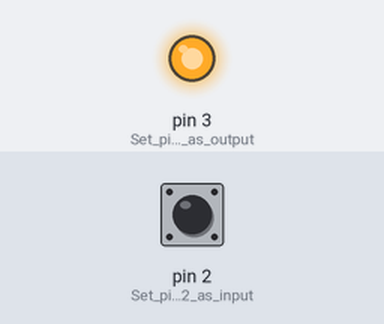
The sketch below on a simulated Arduino Uno, built with avr-gcc and run on an emulated ATmega328P. Parts: output pins drawn as LEDs (lit = HIGH). The test bench sets the inputs (shaded band); at power-on: pin 2 (Set_pin_2_as_input) LOW.

Above: at 1.2 s.
1.3 s: pin 2 (Set_pin_2_as_input) pulled HIGH for 0.15 s
At 2.6 s:
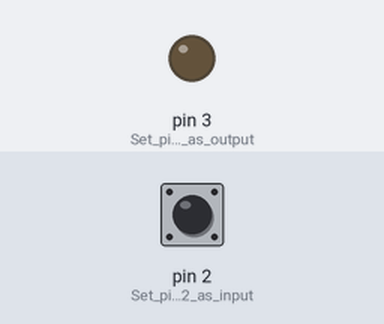
2.9 s: pin 2 (Set_pin_2_as_input) pulled HIGH for 1 s
At 5.1 s:
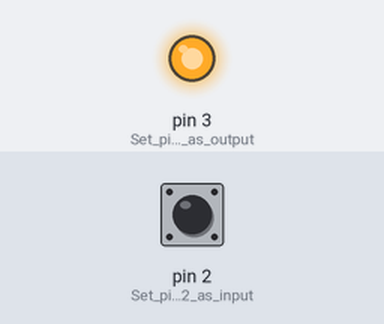
5.4 s: pin 2 (Set_pin_2_as_input) pulled HIGH for 3.2 s
At 8.9 s:
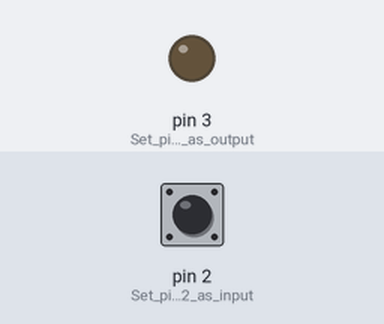
Timing chart, 0 to 10.4 s (numbered marks = the images above; inputs shaded):
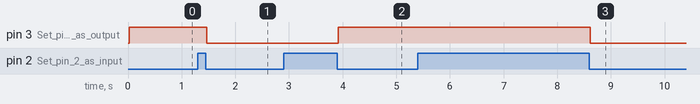

The sketch:

q4d.ino
```cpp
int newState = HIGH, oldState = HIGH, ledState = LOW;
void setup()  // Initialization, only runs once
{
	pinMode(3, OUTPUT);  // Set pin 3 as output
	pinMode(2, INPUT);   // Set pin 2 as input
}
void loop()  // Looping section runs after setup()
{
	newState = digitalRead(2);  // Assign the digital status (HIGH/LOW) to newStates

	if ((oldState == HIGH)&&(newState==LOW))  // If the oldState is HIGH and newState is LOW
	{

		delay(20);  // Delay 20 ms.

		if(ledState==HIGH)  // If the LED is on
		{
			digitalWrite(3, LOW);  // Turn to off
			ledState=LOW;          // Change the status to off too
		}
		else
		{
			digitalWrite(3, HIGH); // Turn to on
			ledState=HIGH;         // Change the status to on too
		}
	}

	oldState=newState;  // Swap the oldState to current newState
}
```

Measured:
- after the input at 1.3 s, pin 3 (Set_pin_3_as_output): HIGH → LOW after 0.17 s
- after the input at 2.9 s, pin 3 (Set_pin_3_as_output): LOW → HIGH after 1.0 s
- after the input at 5.4 s, pin 3 (Set_pin_3_as_output): HIGH → LOW after 3.2 s
